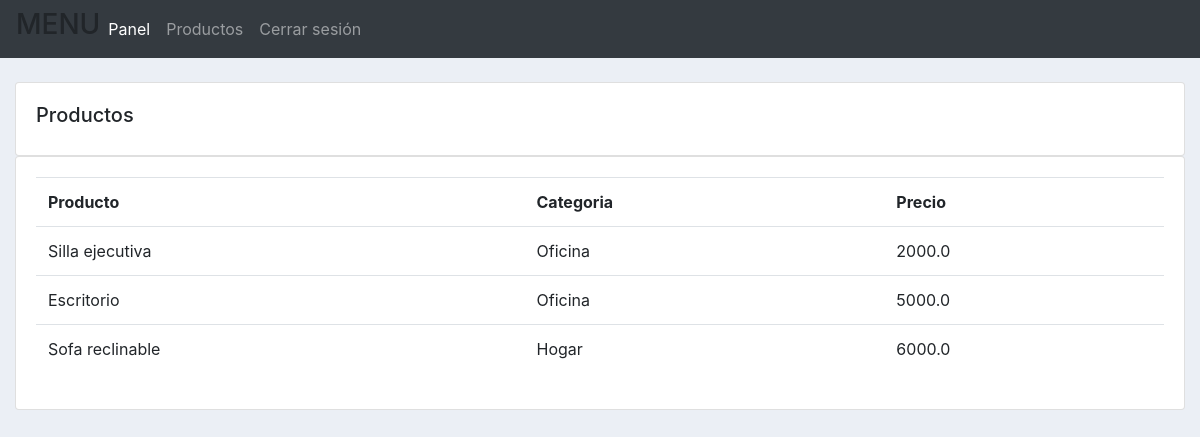
Screenshot of /products/ with the database file from the repository.
### accounts/models.py (models this page shows, shortened)
class Product(models.Model):
	CATEGORY = (
			('Indoor', 'Indoor'),
			('Out Door', 'Out Door'),
			)
	name = models.CharField(max_length=200, null=True)
	price = models.FloatField(null=True)
	category = models.CharField(max_length=200, null=True, choices=CATEGORY)
	description = models.CharField(max_length=200, null=True, blank=True)
	date_created = models.DateTimeField(auto_now_add=True, null=True)
	tags = models.ManyToManyField(Tag)

### accounts/views.py (the view)
# urls.py: path('products/', views.products, name='products'),
def products(request):
	products = Product.objects.all()
	return render(request, 'accounts/products.html', {'products':products})

### accounts/templates/accounts/products.html
{%  extends 'accounts/main.html' %}
{% block content %}
		<br>
		<div class="row">
			<div class="col-md">
				<div class="card card-body">
					<h5>Productos</h5>
				</div>
				<div class="card card-body">
					<table class="table">
						<tr>
							<th>Producto</th>
							<th>Categoria</th>
							<th>Precio</th>
						</tr>
						{% for i in products %}
							<tr>
								<td>{{i.name}}</td>
								<td>{{i.category}}</td>
								<td>{{i.price}}</td>
							</tr>
						{% endfor %}
					</table>
				</div>
			</div>
		</div>
{% endblock content %}

### static/css/main.css (style rules this page uses)
body { background-color: #ebeff5; }

### rows the page displays
Product: name "Silla ejecutiva", category "Oficina", price "2000.0"
Product: name "Escritorio", category "Oficina", price "5000.0"
Product: name "Sofa reclinable", category "Hogar", price "6000.0"
